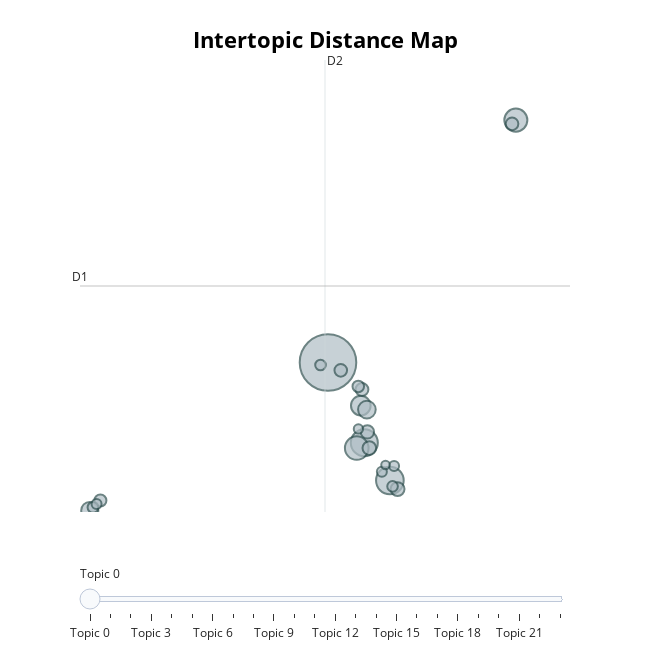

The code cell stored with this chart in its notebook:
### Code cell
top_vis = topic_model_top.visualize_topics()
top_vis

### Figure 1 — Plotly figure (JSON) as saved in the notebook; plotly's stock layout.template omitted (floating-point values rounded to 4 significant figures)
{"data": [{"customdata": [[0, "ily | wow | hermosa | makin | ilysm", 482], [1, "voice | song | sing | sound | beautiful", 115], [2, "happy | sending | anniversary | family | hope", 110], [3, "baby | mama | mom | happy | mother", 84], [4, "reading | movie | read | book | head", 80], [5, "beautiful | thank | cute | wow | amazing", 58], [6, "love | fucking | respect | freaking | adore", 47], [7, "dreams | remember | dream | memory | vivid", 44], [8, "videos | video | just | love | account", 29], [9, "brand | dm | jewelry | hi | team", 28], [10, "love | jaring | belovedd | ahhhhh | delete", 27], [11, "animal | glad | really | try | youre", 25], [12, "aphantasia | reading | writing | doesnt | enjoying", 24], [13, "laughed | hard | laugh | screaming | running", 24], [14, "art | draw | creativity | references | talented", 22], [15, "meh | described | joy | youve | absolutely", 20], [16, "images | image | spatial | remembering | picture", 18], [17, "ich | mir | das | und | es", 17], [18, "song | im | inner | monologue | hear", 17], [19, "face | smile | expressions | faces | love", 15], [20, "gorgeous | stunning | absolutely | youre | pretty", 15], [21, "tree | water | lagoon | waterfall | tall", 15], [22, "queen | morning | truly | adored | envy", 13], [23, "tiktok | profile | better | hello | fyp", 11]], "hovertemplate": "<b>Topic %{customdata[0]}</b><br>%{customdata[1]}<br>Size: %{customdata[2]}", "legendgroup": "", "marker": {"color": "#B0BEC5", "size": [482, 115, 110, 84, 80, 58, 47, 44, 29, 28, 27, 25, 24, 24, 22, 20, 18, 17, 17, 15, 15, 15, 13, 11], "sizemode": "area", "sizeref": 0.3013, "symbol": "circle", "line": {"color": "DarkSlateGrey", "width": 2}}, "mode": "markers", "name": "", "orientation": "v", "showlegend": false, "x": [6.871, 9.327, 8.313, 8.012, 14.33, 8.173, 8.415, -2.585, 9.632, 8.511, 8.434, 8.219, 14.18, 7.378, -2.164, 8.073, -2.455, 6.574, 9.434, 9.009, 9.494, -2.315, 8.079, 9.154], "xaxis": "x", "y": [6.727, 1.717, 3.318, 3.093, 17.01, 4.895, 4.725, 0.4451, 1.352, 3.092, 3.777, 5.577, 16.85, 6.391, 0.8663, 5.709, 0.5752, 6.615, 1.466, 2.089, 2.335, 0.7155, 3.904, 2.369], "yaxis": "y", "type": "scatter"}], "layout": {"xaxis": {"anchor": "y", "domain": [0.0, 1.0], "title": {"text": ""}, "visible": false, "range": [-2.972, 16.48]}, "yaxis": {"anchor": "x", "domain": [0.0, 1.0], "title": {"text": ""}, "visible": false, "range": [0.3784, 19.56]}, "legend": {"tracegroupgap": 0, "itemsizing": "constant"}, "margin": {"t": 60}, "title": {"font": {"size": 22, "color": "Black"}, "text": "<b>Intertopic Distance Map</b>", "y": 0.95, "x": 0.5, "xanchor": "center", "yanchor": "top"}, "hoverlabel": {"font": {"size": 16, "family": "Rockwell"}, "bgcolor": "white"}, "width": 650, "height": 650, "sliders": [{"active": 0, "pad": {"t": 50}, "steps": [{"args": [{"marker.color": [["red", "#B0BEC5", "#B0BEC5", "#B0BEC5", "#B0BEC5", "#B0BEC5", "#B0BEC5", "#B0BEC5", "#B0BEC5", "#B0BEC5", "#B0BEC5", "#B0BEC5", "#B0BEC5", "#B0BEC5", "#B0BEC5", "#B0BEC5", "#B0BEC5", "#B0BEC5", "#B0BEC5", "#B0BEC5", "#B0BEC5", "#B0BEC5", "#B0BEC5", "#B0BEC5"]]}], "label": "Topic 0", "method": "update"}, {"args": [{"marker.color": [["#B0BEC5", "red", "#B0BEC5", "#B0BEC5", "#B0BEC5", "#B0BEC5", "#B0BEC5", "#B0BEC5", "#B0BEC5", "#B0BEC5", "#B0BEC5", "#B0BEC5", "#B0BEC5", "#B0BEC5", "#B0BEC5", "#B0BEC5", "#B0BEC5", "#B0BEC5", "#B0BEC5", "#B0BEC5", "#B0BEC5", "#B0BEC5", "#B0BEC5", "#B0BEC5"]]}], "label": "Topic 1", "method": "update"}, {"args": [{"marker.color": [["#B0BEC5", "#B0BEC5", "red", "#B0BEC5", "#B0BEC5", "#B0BEC5", "#B0BEC5", "#B0BEC5", "#B0BEC5", "#B0BEC5", "#B0BEC5", "#B0BEC5", "#B0BEC5", "#B0BEC5", "#B0BEC5", "#B0BEC5", "#B0BEC5", "#B0BEC5", "#B0BEC5", "#B0BEC5", "#B0BEC5", "#B0BEC5", "#B0BEC5", "#B0BEC5"]]}], "label": "Topic 2", "method": "update"}, {"args": [{"marker.color": [["#B0BEC5", "#B0BEC5", "#B0BEC5", "red", "#B0BEC5", "#B0BEC5", "#B0BEC5", "#B0BEC5", "#B0BEC5", "#B0BEC5", "#B0BEC5", "#B0BEC5", "#B0BEC5", "#B0BEC5", "#B0BEC5", "#B0BEC5", "#B0BEC5", "#B0BEC5", "#B0BEC5", "#B0BEC5", "#B0BEC5", "#B0BEC5", "#B0BEC5", "#B0BEC5"]]}], "label": "Topic 3", "method": "update"}, {"args": [{"marker.color": [["#B0BEC5", "#B0BEC5", "#B0BEC5", "#B0BEC5", "red", "#B0BEC5", "#B0BEC5", "#B0BEC5", "#B0BEC5", "#B0BEC5", "#B0BEC5", "#B0BEC5", "#B0BEC5", "#B0BEC5", "#B0BEC5", "#B0BEC5", "#B0BEC5", "#B0BEC5", "#B0BEC5", "#B0BEC5", "#B0BEC5", "#B0BEC5", "#B0BEC5", "#B0BEC5"]]}], "label": "Topic 4", "method": "update"}, {"args": [{"marker.color": [["#B0BEC5", "#B0BEC5", "#B0BEC5", "#B0BEC5", "#B0BEC5", "red", "#B0BEC5", "#B0BEC5", "#B0BEC5", "#B0BEC5", "#B0BEC5", "#B0BEC5", "#B0BEC5", "#B0BEC5", "#B0BEC5", "#B0BEC5", "#B0BEC5", "#B0BEC5", "#B0BEC5", "#B0BEC5", "#B0BEC5", "#B0BEC5", "#B0BEC5", "#B0BEC5"]]}], "label": "Topic 5", "method": "update"}, {"args": [{"marker.color": [["#B0BEC5", "#B0BEC5", "#B0BEC5", "#B0BEC5", "#B0BEC5", "#B0BEC5", "red", "#B0BEC5", "#B0BEC5", "#B0BEC5", "#B0BEC5", "#B0BEC5", "#B0BEC5", "#B0BEC5", "#B0BEC5", "#B0BEC5", "#B0BEC5", "#B0BEC5", "#B0BEC5", "#B0BEC5", "#B0BEC5", "#B0BEC5", "#B0BEC5", "#B0BEC5"]]}], "label": "Topic 6", "method": "update"}, {"args": [{"marker.color": [["#B0BEC5", "#B0BEC5", "#B0BEC5", "#B0BEC5", "#B0BEC5", "#B0BEC5", "#B0BEC5", "red", "#B0BEC5", "#B0BEC5", "#B0BEC5", "#B0BEC5", "#B0BEC5", "#B0BEC5", "#B0BEC5", "#B0BEC5", "#B0BEC5", "#B0BEC5", "#B0BEC5", "#B0BEC5", "#B0BEC5", "#B0BEC5", "#B0BEC5", "#B0BEC5"]]}], "label": "Topic 7", "method": "update"}, {"args": [{"marker.color": [["#B0BEC5", "#B0BEC5", "#B0BEC5", "#B0BEC5", "#B0BEC5", "#B0BEC5", "#B0BEC5", "#B0BEC5", "red", "#B0BEC5", "#B0BEC5", "#B0BEC5", "#B0BEC5", "#B0BEC5", "#B0BEC5", "#B0BEC5", "#B0BEC5", "#B0BEC5", "#B0BEC5", "#B0BEC5", "#B0BEC5", "#B0BEC5", "#B0BEC5", "#B0BEC5"]]}], "label": "Topic 8", "method": "update"}, {"args": [{"marker.color": [["#B0BEC5", "#B0BEC5", "#B0BEC5", "#B0BEC5", "#B0BEC5", "#B0BEC5", "#B0BEC5", "#B0BEC5", "#B0BEC5", "red", "#B0BEC5", "#B0BEC5", "#B0BEC5", "#B0BEC5", "#B0BEC5", "#B0BEC5", "#B0BEC5", "#B0BEC5", "#B0BEC5", "#B0BEC5", "#B0BEC5", "#B0BEC5", "#B0BEC5", "#B0BEC5"]]}], "label": "Topic 9", "method": "update"}, {"args": [{"marker.color": [["#B0BEC5", "#B0BEC5", "#B0BEC5", "#B0BEC5", "#B0BEC5", "#B0BEC5", "#B0BEC5", "#B0BEC5", "#B0BEC5", "#B0BEC5", "red", "#B0BEC5", "#B0BEC5", "#B0BEC5", "#B0BEC5", "#B0BEC5", "#B0BEC5", "#B0BEC5", "#B0BEC5", "#B0BEC5", "#B0BEC5", "#B0BEC5", "#B0BEC5", "#B0BEC5"]]}], "label": "Topic 10", "method": "update"}, {"args": [{"marker.color": [["#B0BEC5", "#B0BEC5", "#B0BEC5", "#B0BEC5", "#B0BEC5", "#B0BEC5", "#B0BEC5", "#B0BEC5", "#B0BEC5", "#B0BEC5", "#B0BEC5", "red", "#B0BEC5", "#B0BEC5", "#B0BEC5", "#B0BEC5", "#B0BEC5", "#B0BEC5", "#B0BEC5", "#B0BEC5", "#B0BEC5", "#B0BEC5", "#B0BEC5", "#B0BEC5"]]}], "label": "Topic 11", "method": "update"}, {"args": [{"marker.color": [["#B0BEC5", "#B0BEC5", "#B0BEC5", "#B0BEC5", "#B0BEC5", "#B0BEC5", "#B0BEC5", "#B0BEC5", "#B0BEC5", "#B0BEC5", "#B0BEC5", "#B0BEC5", "red", "#B0BEC5", "#B0BEC5", "#B0BEC5", "#B0BEC5", "#B0BEC5", "#B0BEC5", "#B0BEC5", "#B0BEC5", "#B0BEC5", "#B0BEC5", "#B0BEC5"]]}], "label": "Topic 12", "method": "update"}, {"args": [{"marker.color": [["#B0BEC5", "#B0BEC5", "#B0BEC5", "#B0BEC5", "#B0BEC5", "#B0BEC5", "#B0BEC5", "#B0BEC5", "#B0BEC5", "#B0BEC5", "#B0BEC5", "#B0BEC5", "#B0BEC5", "red", "#B0BEC5", "#B0BEC5", "#B0BEC5", "#B0BEC5", "#B0BEC5", "#B0BEC5", "#B0BEC5", "#B0BEC5", "#B0BEC5", "#B0BEC5"]]}], "label": "Topic 13", "method": "update"}, {"args": [{"marker.color": [["#B0BEC5", "#B0BEC5", "#B0BEC5", "#B0BEC5", "#B0BEC5", "#B0BEC5", "#B0BEC5", "#B0BEC5", "#B0BEC5", "#B0BEC5", "#B0BEC5", "#B0BEC5", "#B0BEC5", "#B0BEC5", "red", "#B0BEC5", "#B0BEC5", "#B0BEC5", "#B0BEC5", "#B0BEC5", "#B0BEC5", "#B0BEC5", "#B0BEC5", "#B0BEC5"]]}], "label": "Topic 14", "method": "update"}, {"args": [{"marker.color": [["#B0BEC5", "#B0BEC5", "#B0BEC5", "#B0BEC5", "#B0BEC5", "#B0BEC5", "#B0BEC5", "#B0BEC5", "#B0BEC5", "#B0BEC5", "#B0BEC5", "#B0BEC5", "#B0BEC5", "#B0BEC5", "#B0BEC5", "red", "#B0BEC5", "#B0BEC5", "#B0BEC5", "#B0BEC5", "#B0BEC5", "#B0BEC5", "#B0BEC5", "#B0BEC5"]]}], "label": "Topic 15", "method": "update"}, {"args": [{"marker.color": [["#B0BEC5", "#B0BEC5", "#B0BEC5", "#B0BEC5", "#B0BEC5", "#B0BEC5", "#B0BEC5", "#B0BEC5", "#B0BEC5", "#B0BEC5", "#B0BEC5", "#B0BEC5", "#B0BEC5", "#B0BEC5", "#B0BEC5", "#B0BEC5", "red", "#B0BEC5", "#B0BEC5", "#B0BEC5", "#B0BEC5", "#B0BEC5", "#B0BEC5", "#B0BEC5"]]}], "label": "Topic 16", "method": "update"}, {"args": [{"marker.color": [["#B0BEC5", "#B0BEC5", "#B0BEC5", "#B0BEC5", "#B0BEC5", "#B0BEC5", "#B0BEC5", "#B0BEC5", "#B0BEC5", "#B0BEC5", "#B0BEC5", "#B0BEC5", "#B0BEC5", "#B0BEC5", "#B0BEC5", "#B0BEC5", "#B0BEC5", "red", "#B0BEC5", "#B0BEC5", "#B0BEC5", "#B0BEC5", "#B0BEC5", "#B0BEC5"]]}], "label": "Topic 17", "method": "update"}, {"args": [{"marker.color": [["#B0BEC5", "#B0BEC5", "#B0BEC5", "#B0BEC5", "#B0BEC5", "#B0BEC5", "#B0BEC5", "#B0BEC5", "#B0BEC5", "#B0BEC5", "#B0BEC5", "#B0BEC5", "#B0BEC5", "#B0BEC5", "#B0BEC5", "#B0BEC5", "#B0BEC5", "#B0BEC5", "red", "#B0BEC5", "#B0BEC5", "#B0BEC5", "#B0BEC5", "#B0BEC5"]]}], "label": "Topic 18", "method": "update"}, {"args": [{"marker.color": [["#B0BEC5", "#B0BEC5", "#B0BEC5", "#B0BEC5", "#B0BEC5", "#B0BEC5", "#B0BEC5", "#B0BEC5", "#B0BEC5", "#B0BEC5", "#B0BEC5", "#B0BEC5", "#B0BEC5", "#B0BEC5", "#B0BEC5", "#B0BEC5", "#B0BEC5", "#B0BEC5", "#B0BEC5", "red", "#B0BEC5", "#B0BEC5", "#B0BEC5", "#B0BEC5"]]}], "label": "Topic 19", "method": "update"}, {"args": [{"marker.color": [["#B0BEC5", "#B0BEC5", "#B0BEC5", "#B0BEC5", "#B0BEC5", "#B0BEC5", "#B0BEC5", "#B0BEC5", "#B0BEC5", "#B0BEC5", "#B0BEC5", "#B0BEC5", "#B0BEC5", "#B0BEC5", "#B0BEC5", "#B0BEC5", "#B0BEC5", "#B0BEC5", "#B0BEC5", "#B0BEC5", "red", "#B0BEC5", "#B0BEC5", "#B0BEC5"]]}], "label": "Topic 20", "method": "update"}, {"args": [{"marker.color": [["#B0BEC5", "#B0BEC5", "#B0BEC5", "#B0BEC5", "#B0BEC5", "#B0BEC5", "#B0BEC5", "#B0BEC5", "#B0BEC5", "#B0BEC5", "#B0BEC5", "#B0BEC5", "#B0BEC5", "#B0BEC5", "#B0BEC5", "#B0BEC5", "#B0BEC5", "#B0BEC5", "#B0BEC5", "#B0BEC5", "#B0BEC5", "red", "#B0BEC5", "#B0BEC5"]]}], "label": "Topic 21", "method": "update"}, {"args": [{"marker.color": [["#B0BEC5", "#B0BEC5", "#B0BEC5", "#B0BEC5", "#B0BEC5", "#B0BEC5", "#B0BEC5", "#B0BEC5", "#B0BEC5", "#B0BEC5", "#B0BEC5", "#B0BEC5", "#B0BEC5", "#B0BEC5", "#B0BEC5", "#B0BEC5", "#B0BEC5", "#B0BEC5", "#B0BEC5", "#B0BEC5", "#B0BEC5", "#B0BEC5", "red", "#B0BEC5"]]}], "label": "Topic 22", "method": "update"}, {"args": [{"marker.color": [["#B0BEC5", "#B0BEC5", "#B0BEC5", "#B0BEC5", "#B0BEC5", "#B0BEC5", "#B0BEC5", "#B0BEC5", "#B0BEC5", "#B0BEC5", "#B0BEC5", "#B0BEC5", "#B0BEC5", "#B0BEC5", "#B0BEC5", "#B0BEC5", "#B0BEC5", "#B0BEC5", "#B0BEC5", "#B0BEC5", "#B0BEC5", "#B0BEC5", "#B0BEC5", "red"]]}], "label": "Topic 23", "method": "update"}]}], "shapes": [{"line": {"color": "#CFD8DC", "width": 2}, "type": "line", "x0": 6.752, "x1": 6.752, "y0": 0.3784, "y1": 19.56}, {"line": {"color": "#9E9E9E", "width": 2}, "type": "line", "x0": -2.972, "x1": 16.48, "y0": 9.971, "y1": 9.971}], "annotations": [{"showarrow": false, "text": "D1", "x": -2.972, "y": 9.971, "yshift": 10}, {"showarrow": false, "text": "D2", "x": 6.752, "xshift": 10, "y": 19.56}]}}
